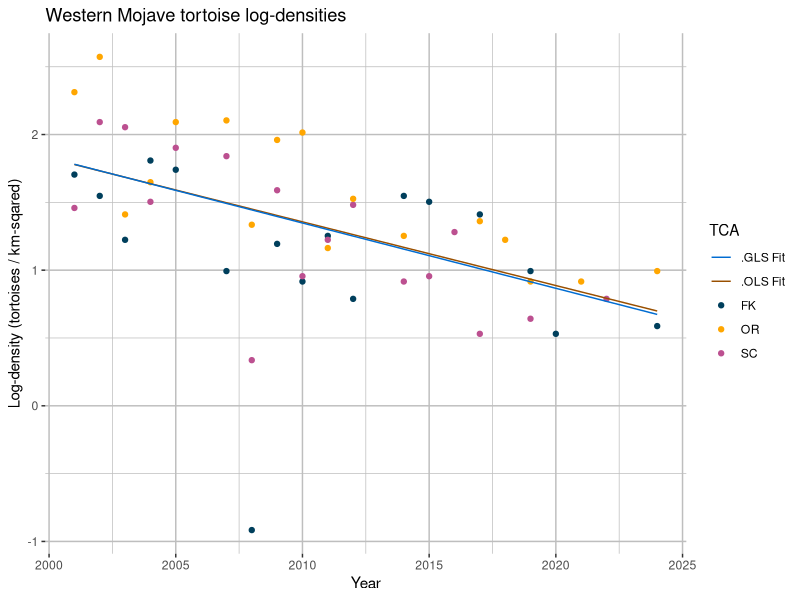
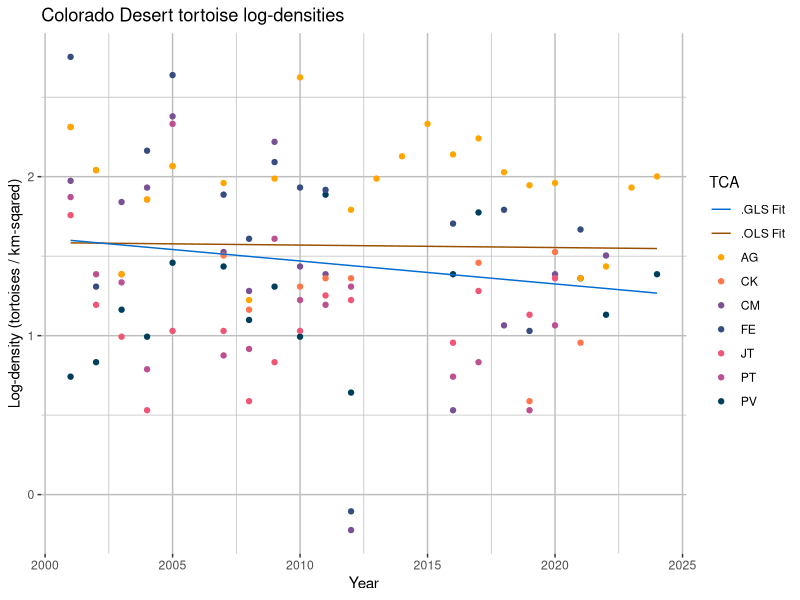
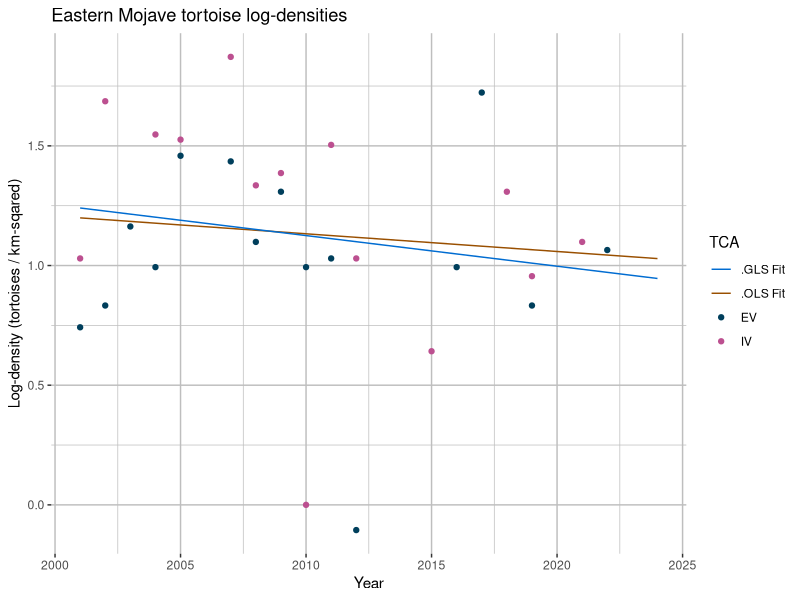
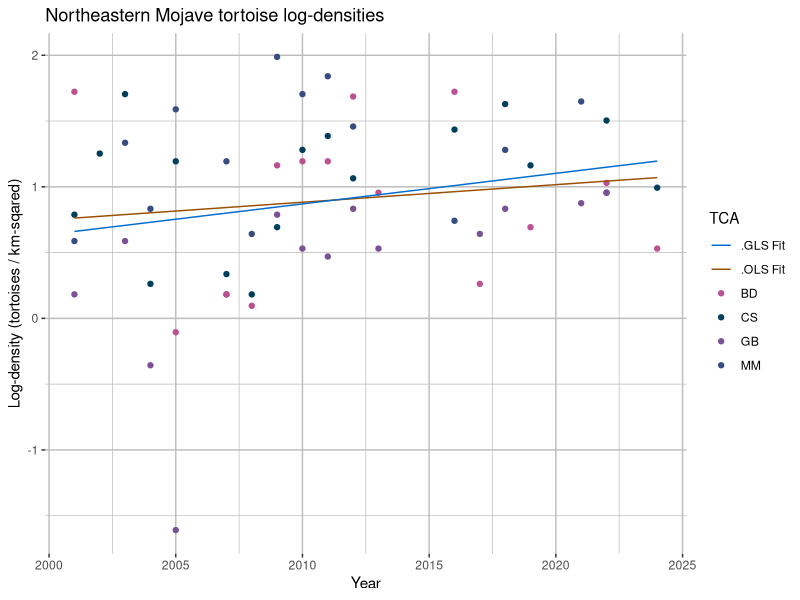

Write R code to recreate these figures, in order.
library(dplyr)
library(ggplot2)
library(nlme)

# Import tortoise data
df <- read.csv("./data/tortoise_densities.csv")
years <- df$year - 2000

# Log-transform densities
df[2:dim(df)[2]] <- lapply(df[2:dim(df)[2]], log)

# Define RUs and TCAs, for my own reference
western_mojave <- c("FK", "SC", "OR")
colorado_desert <- c("PV", "FE", "CM", "PT", "JT", "CK", "AG")
eastern_mojave <- c("EV", "IV")
northeastern_mojave <- c("CS", "MM", "GB", "BD")

## Western Mojave

# Average densities
y_wm <- rowMeans(data.frame(df$FK, df$SC, df$OR), na.rm = TRUE)
ols_wm <- lm(y_wm ~ df$year)

# Isolate OLS fit
b_wm <- ols_wm$coefficients[1]
m_wm <- ols_wm$coefficients[2]
ols_wm_res <- data.frame(year = df$year, y = df$year * m_wm + b_wm)

# Create GLS dataframe
df_wm <- data.frame(
  y = df$FK,
  time = df$year - 2000,
  stratum = 1
) |> rbind(data.frame(
  y = df$SC,
  time = df$year - 2000,
  stratum = 2
)) |> rbind(data.frame(
  y = df$OR,
  time = df$year - 2000,
  stratum = 3
)) |> 
  group_by(time) |>
  arrange(.by_group = TRUE)

# Fit model
gls_wm <- gls(y ~ time + stratum + time * stratum,
              data = df_wm, na.action = na.omit)

# Extract OLS fit
gls_wm_res <- data.frame(
  year = df$year,
  y = gls_wm$coefficients[1] +
      gls_wm$coefficients[2] * years +
      gls_wm$coefficients[3] * (1 + 2 + 3) / 3 + # Population-averaged stratum effect
      gls_wm$coefficients[4] * (1 + 2 + 3) / 3 * years # Population-averaged stratum x time effect
)

# Plot fits
wm_fit_colors <- c("FK" = "#003f5c", "SC" = "#bc5090", "OR" = "#ffa600", ".OLS Fit" = "#994F00",
                   ".GLS Fit" = "#006CD1")
wm_fit_plot <- ggplot(df, aes(x = year)) +
  geom_point(aes(y = FK, color = "FK")) +
  geom_point(aes(y = SC, color = "SC")) +
  geom_point(aes(y = OR, color = "OR")) +
  geom_line(aes(y = y, color = ".OLS Fit"), data = ols_wm_res) +
  geom_line(aes(y = y, color = ".GLS Fit"), data = gls_wm_res) +
  scale_color_manual(values = wm_fit_colors, name  = "TCA") +
  theme(panel.background = element_rect(fill = "white"),
        panel.grid.major = element_line(color = "grey"),
        panel.grid.minor = element_line(color = "grey")) +
  xlab("Year") +
  ylab("Log-density (tortoises / km-sqared)") + 
  ggtitle("Western Mojave tortoise log-densities")
ggsave("./plots/tortoiseDensities/western_mojave_fit.png", wm_fit_plot)

## Colorado Desert

# Average densities
y_cd <- rowMeans(data.frame(df$PV, df$FE, df$CM, df$PT, df$JT, df$CK, df$AG), na.rm = TRUE)
ols_cd <- lm(y_cd ~ df$year)

# Isolate OLS fit
b_cd <- ols_cd$coefficients[1]
m_cd <- ols_cd$coefficients[2]
ols_cd_res <- data.frame(year = df$year, y = df$year * m_cd + b_cd)

# Create GLS dataframe
df_cd <- data.frame(
  y = df$PV,
  time = df$year - 2000,
  stratum = 1
) |> rbind(data.frame(
  y = df$FE,
  time = df$year - 2000,
  stratum = 2
)) |> rbind(data.frame(
  y = df$CM,
  time = df$year - 2000,
  stratum = 3
)) |> rbind(data.frame(
  y = df$PT,
  time = df$year - 2000,
  stratum = 4
)) |> rbind(data.frame(
  y = df$JT,
  time = df$year - 2000,
  stratum = 5
)) |> rbind(data.frame(
  y = df$CK,
  time = df$year - 2000,
  stratum = 6
)) |> rbind(data.frame(
  y = df$AG,
  time = df$year - 2000,
  stratum = 7
)) |> 
  group_by(time) |>
  arrange(.by_group = TRUE)

# Fit model
gls_cd <- gls(y ~ time + stratum + time * stratum,
              data = df_cd, na.action = na.omit)

# Extract OLS fit
gls_cd_res <- data.frame(
  year = df$year,
  y = gls_cd$coefficients[1] +
      gls_cd$coefficients[2] * years +
      gls_cd$coefficients[3] * (1 + 2 + 3 + 4 + 5 + 6 + 7) / 7 + # Population-averaged stratum effect
      gls_cd$coefficients[4] * (1 + 2 + 3 + 4 + 5 + 6 + 7) / 7 * years # Population-averaged stratum x time effect
)

# Plot fits
cd_fit_colors <- c("PV" = "#003f5c", "FE" = "#374c80", "CM" = "#7a5195", "PT" = "#bc5090", 
                   "JT" = "#ef5675", "CK" = "#ff764a", "AG" = "#ffa600", ".OLS Fit" = "#994F00", 
                   ".GLS Fit" = "#006CD1")
cd_fit_plot <- ggplot(df, aes(x = year)) +
  geom_point(aes(y = PV, color = "PV")) +
  geom_point(aes(y = FE, color = "FE")) +
  geom_point(aes(y = CM, color = "CM")) +
  geom_point(aes(y = PT, color = "PT")) +
  geom_point(aes(y = JT, color = "JT")) +
  geom_point(aes(y = CK, color = "CK")) +
  geom_point(aes(y = AG, color = "AG")) +
  geom_line(aes(y = y, color = ".OLS Fit"), data = ols_cd_res) +
  geom_line(aes(y = y, color = ".GLS Fit"), data = gls_cd_res) +
  scale_color_manual(values = cd_fit_colors, name  = "TCA") +
  theme(panel.background = element_rect(fill = "white"),
        panel.grid.major = element_line(color = "grey"),
        panel.grid.minor = element_line(color = "grey")) +
  xlab("Year") +
  ylab("Log-density (tortoises / km-sqared)") + 
  ggtitle("Colorado Desert tortoise log-densities")
ggsave("./plots/tortoiseDensities/colorado_desert_fit.png", cd_fit_plot)

## Eastern Mojave

# Average densities
y_em <- rowMeans(data.frame(df$EV, df$IV), na.rm = TRUE)
ols_em <- lm(y_em ~ df$year)

# Isolate OLS fit
b_em <- ols_em$coefficients[1]
m_em <- ols_em$coefficients[2]
ols_em_res <- data.frame(year = df$year, y = df$year * m_em + b_em)

# Create GLS dataframe
df_em <- data.frame(
  y = df$EV,
  time = df$year - 2000,
  stratum = 1
) |> rbind(data.frame(
  y = df$IV,
  time = df$year - 2000,
  stratum = 2
)) |> 
  group_by(time) |>
  arrange(.by_group = TRUE)

# Fit model
gls_em <- gls(y ~ time + stratum + time * stratum,
              data = df_em, na.action = na.omit)

# Extract OLS fit
gls_em_res <- data.frame(
  year = df$year,
  y = gls_em$coefficients[1] +
      gls_em$coefficients[2] * years +
      gls_em$coefficients[3] * (1 + 2) / 2 + # Population-averaged stratum effect
      gls_em$coefficients[4] * (1 + 2) / 2 * years # Population-averaged stratum x time effect
)

# Plot fits
em_fit_colors <- c("EV" = "#003f5c", "IV" = "#bc5090", ".OLS Fit" = "#994F00", ".GLS Fit" = "#006CD1")
em_fit_plot <- ggplot(df, aes(x = year)) +
  geom_point(aes(y = EV, color = "EV")) +
  geom_point(aes(y = IV, color = "IV")) +
  geom_line(aes(y = y, color = ".OLS Fit"), data = ols_em_res) +
  geom_line(aes(y = y, color = ".GLS Fit"), data = gls_em_res) +
  scale_color_manual(values = em_fit_colors, name  = "TCA") +
  theme(panel.background = element_rect(fill = "white"),
        panel.grid.major = element_line(color = "grey"),
        panel.grid.minor = element_line(color = "grey")) +
  xlab("Year") +
  ylab("Log-density (tortoises / km-sqared)") + 
  ggtitle("Eastern Mojave tortoise log-densities")
ggsave("./plots/tortoiseDensities/eastern_mojave_fit.png", em_fit_plot)

## Northeastern Mojave

# Average densities
y_nm <- rowMeans(data.frame(df$CS, df$MM, df$GB, df$BD), na.rm = TRUE)
ols_nm <- lm(y_nm ~ df$year)

# Isolate OLS fit
b_nm <- ols_nm$coefficients[1]
m_nm <- ols_nm$coefficients[2]
ols_nm_res <- data.frame(year = df$year, y = df$year * m_nm + b_nm)

# Create GLS dataframe
df_nm <- data.frame(
  y = df$CS,
  time = df$year - 2000,
  stratum = 1
) |> rbind(data.frame(
  y = df$MM,
  time = df$year - 2000,
  stratum = 2
)) |> rbind(data.frame(
  y = df$GB,
  time = df$year - 2000,
  stratum = 3
)) |> rbind(data.frame(
  y = df$BD,
  time = df$year - 2000,
  stratum = 4
)) |> 
  group_by(time) |>
  arrange(.by_group = TRUE)

# Fit model
gls_nm <- gls(y ~ time + stratum + time * stratum,
              data = df_nm, na.action = na.omit)

# Extract OLS fit
gls_nm_res <- data.frame(
  year = df$year,
  y = gls_nm$coefficients[1] +
      gls_nm$coefficients[2] * years +
      gls_nm$coefficients[3] * (1 + 2 + 3 + 4) / 4 + # Population-averaged stratum effect
      gls_nm$coefficients[4] * (1 + 2 + 3 + 4) / 4 * years # Population-averaged stratum x time effect
)

# Plot fits
nm_fit_colors <- c("CS" = "#003f5c", "MM" = "#374c80", "GB" = "#7a5195", "BD" = "#bc5090", 
                   ".OLS Fit" = "#994F00", ".GLS Fit" = "#006CD1")
nm_fit_plot <- ggplot(df, aes(x = year)) +
  geom_point(aes(y = CS, color = "CS")) +
  geom_point(aes(y = MM, color = "MM")) +
  geom_point(aes(y = GB, color = "GB")) +
  geom_point(aes(y = BD, color = "BD")) +
  geom_line(aes(y = y, color = ".OLS Fit"), data = ols_nm_res) +
  geom_line(aes(y = y, color = ".GLS Fit"), data = gls_nm_res) +
  scale_color_manual(values = nm_fit_colors, name  = "TCA") +
  theme(panel.background = element_rect(fill = "white"),
        panel.grid.major = element_line(color = "grey"),
        panel.grid.minor = element_line(color = "grey")) +
  xlab("Year") +
  ylab("Log-density (tortoises / km-sqared)") + 
  ggtitle("Northeastern Mojave tortoise log-densities")
ggsave("./plots/tortoiseDensities/northeastern_mojave_fit.png", nm_fit_plot)

# Clean up
rm(list=setdiff(ls(), "df"))
